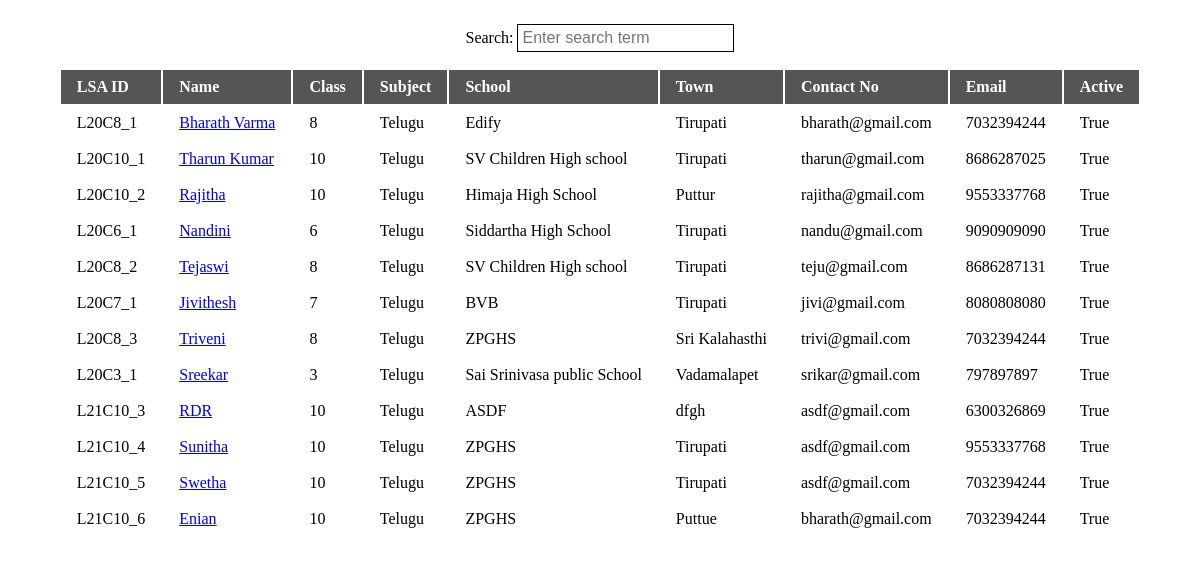
/dashboard_telugu (signed in), run on the app's committed database.
### audio/models.py (models this page shows, shortened)
class StudentEnroll(models.Model):
    stuname = models.CharField(max_length=30)
    sk = models.CharField(max_length=10,default="dummmi")
    stusubject = models.CharField(max_length=30, default="Telugu")
    stuclass = models.CharField(max_length=10)
    stuschool = models.CharField(max_length=40)
    stutown = models.CharField(max_length=30)
    stucontact = models.CharField(max_length=12)
    stuemail= models.EmailField()
    is_active = models.BooleanField(default=True)

### audio/views.py (the view)
# urls.py: path('dashboard_telugu', views.dashboard, name="dashboard"),
@login_required
def dashboard(request):
    student_details_1 = StudentEnroll.objects.all()
    return render(request, 'dashboard.html',{'students': student_details_1} )

### templates/dashboard.html (shortened to what this page needs)
<!DOCTYPE html>
<html>
<head>
</head>
<body>
  <main>
    <label>
      <span>Search:</span>
      <input placeholder="Enter search term" type="search" id="searchInput">
    </label>
    <div class="table-wrapper">
      <table id="filterTable">
        <thead>
          <tr>
            <th data-type="text">LSA ID</th>
            <th data-type="text">Name</th>
            <th data-type="text">Class</th>
            <th data-type="text">Subject</th>
            <th data-type="text">School</th>
            <th data-type="text">Town</th>
            <th data-type="text">Contact No</th>
            <th data-type="number">Email</th>
            <th data-type="number">Active</th>
          </tr>
        </thead>
        <tbody>
          {% for student in students %}
          <tr>
            <td> {{ student.sk }}</td>
            <td> <a href="/profile/{{ student.sk }}"> {{ student.stuname }}</a></td>
            <td>{{ student.stuclass }}</td>
            <td>{{ student.stusubject }}</td>
            <td>{{ student.stuschool }}</td>
            <td>{{ student.stutown }}</td>
            <td>{{ student.stuemail }}</td>
            <td>{{ student.stucontact }}</td>
            <td>{{ student.is_active }}</td>
          </tr>
          {% endfor %}
        </tbody>
      </table>
    </div>
  </main>
</body>
</html>

### templates/dashboard.html (style rules this page uses)
main { display: flex; flex-direction: column; padding: 1em; align-items: center; }
.table-wrapper { overflow: auto; max-width: 100%; background: linear-gradient(to right, white 30%, rgba(255, 255, 255, 0)), linear-gradient(to right, rgba(255, 255, 255, 0), white 70%) 0 100%, radial-gradient( farthest-side at 0% 50%, rgba(0, 0, 0, 0.2), rgba(0, 0, 0, 0) ), radial-gradient( farthest-side at 100% 50%, rgba(0, 0, 0, 0.2), rgba(0, 0, 0, 0) ) 0 100%; background-repeat: no-repeat; background-color: white; background-size: 40px 100%, 40px 100%, 14px 100%, 14px 100%; background-position: 0 0, 100%, 0 0, 100%; background-attachment: local, local, scroll, scroll; }
tr { border-bottom: 1px solid; }
th { background-color: #555; color: #fff; white-space: nowrap; cursor: pointer; }
th, td { text-align: left; padding: 0.5em 1em; }
input[type=search] { border: 1px solid; font-size: initial; margin-bottom: 1em; padding: 0.25em; }

### data on the page
StudentEnroll: sk "L20C8_1", stuname "Bharath Varma", stuclass "8", stusubject "Telugu", stuschool "Edify", stutown "Tirupati", stuemail "bharath@gmail.com", stucontact "7032394244", is_active "True"
StudentEnroll: sk "L20C10_1", stuname "Tharun Kumar", stuclass "10", stusubject "Telugu", stuschool "SV Children High school", stutown "Tirupati", stuemail "tharun@gmail.com", stucontact "8686287025", is_active "True"
StudentEnroll: sk "L20C10_2", stuname "Rajitha", stuclass "10", stusubject "Telugu", stuschool "Himaja High School", stutown "Puttur", stuemail "rajitha@gmail.com", stucontact "9553337768", is_active "True"
StudentEnroll: sk "L20C6_1", stuname "Nandini", stuclass "6", stusubject "Telugu", stuschool "Siddartha High School", stutown "Tirupati", stuemail "nandu@gmail.com", stucontact "9090909090", is_active "True"
StudentEnroll: sk "L20C8_2", stuname "Tejaswi", stuclass "8", stusubject "Telugu", stuschool "SV Children High school", stutown "Tirupati", stuemail "teju@gmail.com", stucontact "8686287131", is_active "True"
StudentEnroll: sk "L20C7_1", stuname "Jivithesh", stuclass "7", stusubject "Telugu", stuschool "BVB", stutown "Tirupati", stuemail "jivi@gmail.com", stucontact "8080808080", is_active "True"
StudentEnroll: sk "L20C8_3", stuname "Triveni", stuclass "8", stusubject "Telugu", stuschool "ZPGHS", stutown "Sri Kalahasthi", stuemail "trivi@gmail.com", stucontact "7032394244", is_active "True"
StudentEnroll: sk "L20C3_1", stuname "Sreekar", stuclass "3", stusubject "Telugu", stuschool "Sai Srinivasa public School", stutown "Vadamalapet", stuemail "srikar@gmail.com", stucontact "797897897", is_active "True"
StudentEnroll: sk "L21C10_3", stuname "RDR", stuclass "10", stusubject "Telugu", stuschool "ASDF", stutown "dfgh", stuemail "asdf@gmail.com", stucontact "6300326869", is_active "True"
StudentEnroll: sk "L21C10_4", stuname "Sunitha", stuclass "10", stusubject "Telugu", stuschool "ZPGHS", stutown "Tirupati", stuemail "asdf@gmail.com", stucontact "9553337768", is_active "True"
StudentEnroll: sk "L21C10_5", stuname "Swetha", stuclass "10", stusubject "Telugu", stuschool "ZPGHS", stutown "Tirupati", stuemail "asdf@gmail.com", stucontact "7032394244", is_active "True"
StudentEnroll: sk "L21C10_6", stuname "Enian", stuclass "10", stusubject "Telugu", stuschool "ZPGHS", stutown "Puttue", stuemail "bharath@gmail.com", stucontact "7032394244", is_active "True"
